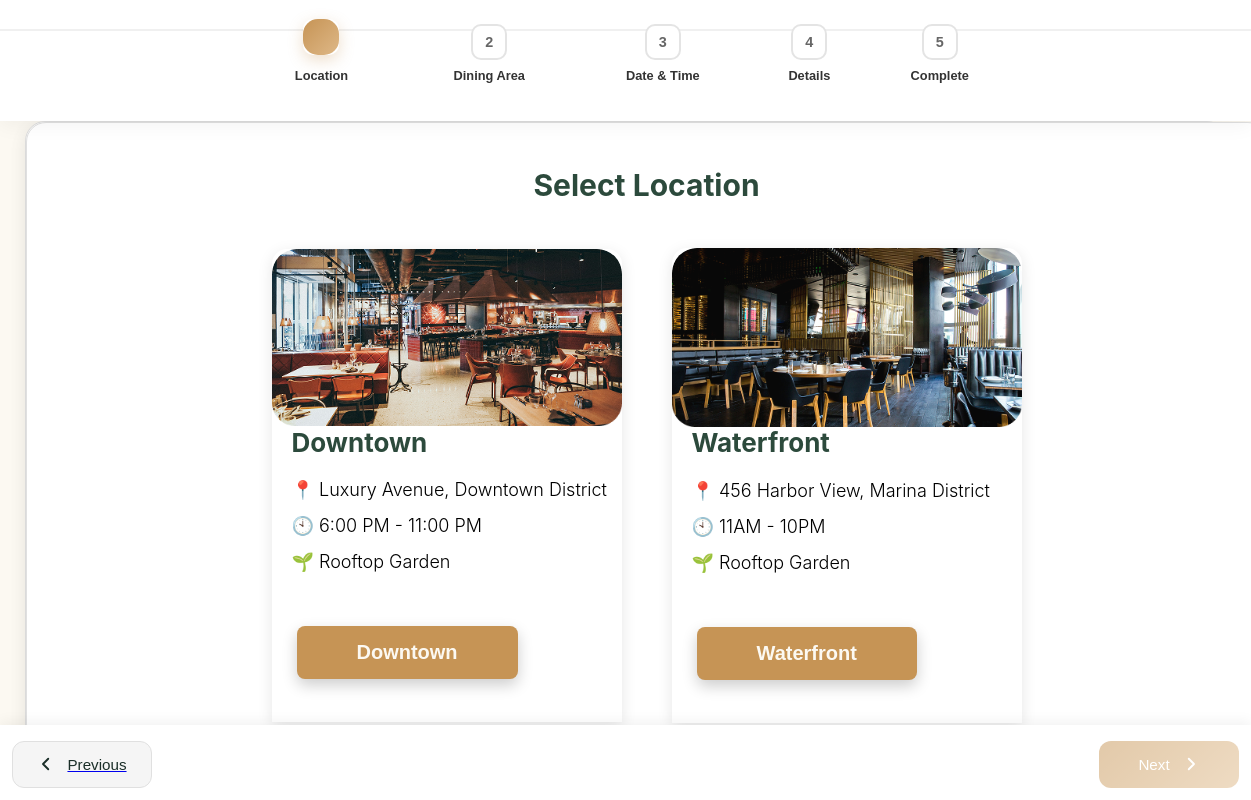
/location/reservation (signed in), run on the app's committed database.
### app.py (models this page shows)
class Location(db.Model):
    __tablename__ = "locations"
    id = db.Column(db.Integer, primary_key=True)
    name = db.Column(db.String(100), nullable=False)
    address = db.Column(db.String(200), nullable=False)
    operating_hours = db.Column(db.String(50), nullable=True)
    contact_number = db.Column(db.String(15), nullable=True)
    tags1 = db.Column(db.String(50), nullable=True)
    tags2 = db.Column(db.String(50), nullable=True)
    tags3 = db.Column(db.String(50), nullable=True)
    image_url = db.Column(db.String(100), nullable=True)
    availability_status = db.Column(db.Boolean, default=True)
    reservations = db.relationship("Reservation", back_populates="location")

### app.py (the view, shortened to what this page needs)
@app.route('/location/reservation', methods=['GET', 'POST'])
@login_required
def location():
    locations = Location.query.all()
    reservation_type = session.get('reservation_type', '')
    return render_template('step.html', locations=locations, reservation_type=reservation_type)

### app.py (called while the page is built)
@login.user_loader
def load_user(user_id):
    print("Loading user with ID:", user_id)
    return User.query.get(int(user_id))

### templates/step.html (shortened to what this page needs)
<!DOCTYPE html>
<html lang="en">
<head>
    <link rel="stylesheet" href="{{ url_for('static', filename='step.css') }}">
</head>
<body>
    <div class="progress-wrapper">
        <div class="progress-steps">
            <button class="step-btn active" data-step="1">
                <span class="step-number">1</span>
                <div class="step-info">
                    <h3>Location</h3>
                </div>
            </button>
            <button class="step-btn" data-step="2">
                <span class="step-number">2</span>
                <div class="step-info">
                    <h3>Dining Area </h3>
                </div>
            </button>
            <button class="step-btn" data-step="3">
                <span class="step-number">3</span>
                <div class="step-info">
                    <h3>Date & Time</h3>
                </div>
            </button>
            <button class="step-btn" data-step="4">
                <span class="step-number">4</span>
                <div class="step-info">
                    <h3>Details</h3>
                </div>
            </button>
            <button class="step-btn " data-step="5">
                <span class="step-number">5</span>
                <div class="step-info">
                    <h3>Complete</h3>
                </div>
            </button>
        </div>
                    <div class="progress-line"></div>
                </div>
    <main class="main-content">
        <section class="step-section active" data-step="1">
            <div class="step-content-wrapper">
                <div class="step-content">
                    <span class="step-1-h2"><h2>Select Location</h2></span>
                    <div class="flex-container">
                    {% if locations and locations|length > 0 and locations[0].availability_status == 1 %}
                        {% for location in locations %}
                        <div class="flex-items flex-image">
                            <img src="{{ url_for('uploaded_file', filename=location.image_url) }}" alt="{{ location.name }}">
                            <div class="flex-box">
                                <h1>{{location.name}}</h1>
                                <ul>
                                    <li><span class="step-1-icons icon-margin">📍</span>  {{location.address}}</li>
                                    <li><span class="step-1-icons">🕙</span> {{location.operating_hours}} </li>
                                    <li><span class="step-1-icons">🌱</span> {{location.tags1}}</li>
                                </ul>
                                <span class="box-btn">
                                    <button class="step-1-btn" data-name="{{location.name}}"> {{location.name}} </button>
                                </span>
                            </div>
                        </div>
                {% endfor %}
            {% endif %}
                    </div>
                </div>
            </div>
        </section>
        <div class="nav-buttons">
            <a href="{{ url_for('reservation_type') }}">
            <button class="nav-btn prev" >
                <svg viewBox="0 0 24 24" fill="none" stroke="currentColor">
                    <path stroke-linecap="round" stroke-linejoin="round" d="M15 19l-7-7 7-7"/>
                </svg>
                <span>Previous</span>
            </button>
        </a>
                <button class="nav-btn next">
                    <span>Next</span>
                    <svg viewBox="0 0 24 24" fill="none" stroke="currentColor">
                        <path stroke-linecap="round" stroke-linejoin="round" d="M9 5l7 7-7 7"/>
                    </svg>
                </button>
        </div>
    </main>
</body>
</html>

### data on the page
Location: image_url (picture), name "Downtown", address "Luxury Avenue, Downtown District", operating_hours "6:00 PM - 11:00 PM", tags1 "Rooftop Garden"
Location: image_url (picture), name "Waterfront", address "456 Harbor View, Marina District", operating_hours "11AM - 10PM", tags1 "Rooftop Garden"
